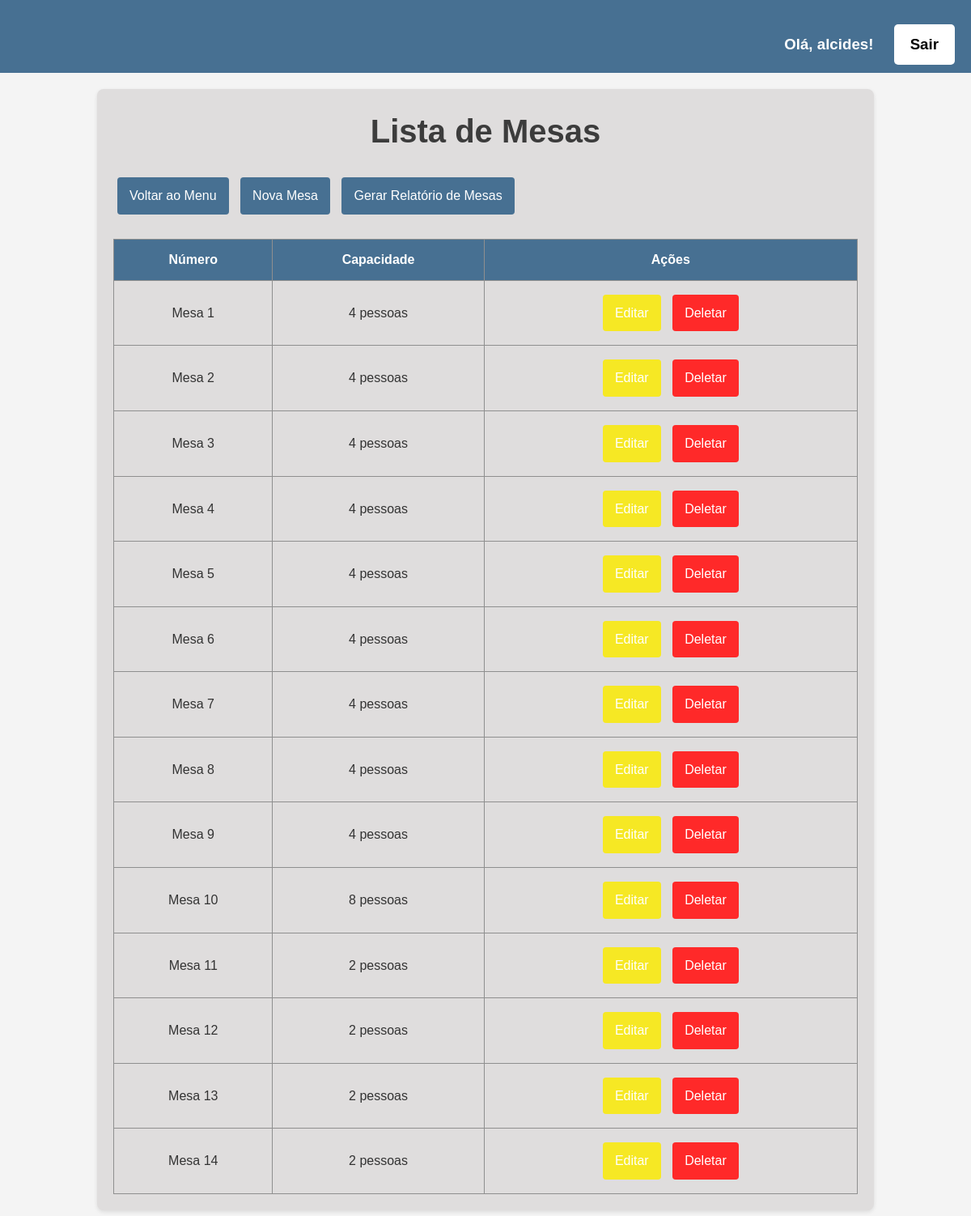
Page /mesas/ (signed in) on the committed database.
### core/models.py (models this page shows, shortened)
class Mesa(models.Model):
    numero = models.IntegerField(unique=True)  # Número da mesa
    capacidade = models.IntegerField()  # Capacidade da mesa

### core/views.py (the view)
# urls.py: path('mesas/', listar_mesas, name='listar_mesas'),
@login_required
def listar_mesas(request):
    mesas = Mesa.objects.all()
    return render(request, 'core/mesas/listar_mesas.html', {'mesas': mesas})

### core/templates/core/mesas/listar_mesas.html (shortened to what this page needs)
{% extends 'core/base.html' %}
{% block content %}
{% load static %}
<head>
    <link rel="stylesheet" href="{% static 'css/lista.css' %}">
</head>
<div class="container">
    <h1>Lista de Mesas</h1>
    <a href="{% url 'menu' %}" class="button">Voltar ao Menu</a>
    <a href="{% url 'criar_mesa' %}" class="button">Nova Mesa</a>
    <a href="{% url 'gerar_relatorio_mesas' %}" target="_blank" class="button">Gerar Relatório de Mesas</a>
    <br>
    <br>
    <table>
        <thead>
            <tr>
                <th>Número</th>
                <th>Capacidade</th>
                <th>Ações</th>
            </tr>
        </thead>
        <tbody>
            {% for mesa in mesas %}
            <tr>
                <td>Mesa {{ mesa.numero }}</td>
                <td>{{ mesa.capacidade }} pessoas</td>
                <td>
                    <a href="{% url 'atualizar_mesa' mesa.id %}" class="button-editar">Editar</a>
                    <a href="{% url 'deletar_mesa' mesa.id %}" class="button-deletar">Deletar</a>
                </td>
            </tr>
            {% endfor %}
        </tbody>
    </table>
</div>
{% endblock %}

### core/templates/core/base.html (shortened to what this page needs)
<!DOCTYPE html>
<html lang="pt-BR">
<head>
    {% load static %}
    <link rel="stylesheet" href="{% static 'css/styles.css' %}">
</head>
<body>
    <header>
        <form align="right">
                {% if user.is_authenticated%}
                <h3>Olá, {{ user.username}}!
                    <a href="{% url 'logout' %}" class="menu-button1"  >
                        Sair
                    </a>
                </h3>
            {% else %}
            <a href="{% url 'login' %}" class="menu-button1"  >
                Acessar
            </a>
            {%endif %}
        </form>
    </header>
        {% block content %}
        {% endblock %}
</body>
</html>

### core/static/css/styles.css (style rules this page uses)
* { margin: 0; padding: 0; box-sizing: border-box; }
body { font-family: 'Arial', sans-serif; line-height: 1.6; background-color: #f0faff; color: #333333; }
header { background: #477092; color: #ffffff; padding: 10px 20px; text-align: center; }
h1 { font-size: 2.5em; color: rgb(60, 60, 60); margin-bottom: 0px; }

### core/static/css/lista.css (style rules this page uses)
* { margin: 0; padding: 0; box-sizing: border-box; }
body { font-family: Arial, sans-serif; background-color: #f4f4f4; color: #333; }
.container { width: 80%; margin: 20px auto; padding: 20px; background-color: #dfdddd; border-radius: 8px; box-shadow: 0 2px 5px rgba(0, 0, 0, 0.1); }
h1 { font-size: 2.5em; margin-bottom: 20px; text-align: center; }
table { width: 100%; border-collapse: collapse; }
table th, table td { padding: 12px; text-align: center; border: 1px solid #8f8f8f; }
table th { background: #477092; color: white; }
.button { display: inline-block; padding: 10px 15px; margin: 5px; color: white; background: #477092; border: none; border-radius: 4px; text-decoration: none; transition: background-color 0.3s; }
.button-editar { display: inline-block; padding: 10px 15px; margin: 5px; color: rgb(255, 255, 255); background: #f6e824; border: none; border-radius: 4px; text-decoration: none; transition: background-color 0.3s; }
.button-deletar { display: inline-block; padding: 10px 15px; margin: 5px; color: rgb(255, 255, 255); background: #ff2929; border: none; border-radius: 4px; text-decoration: none; transition: background-color 0.3s; }
form { margin-top: 20px; }

### core/templates/core/base.html (style rules this page uses)
.menu-button1 { display: inline-block; margin-left: 20px; padding: 10px 20px; background: #ffffff; color: #000000; text-decoration: none; border-radius: 5px; transition: background 0.3s, transform 0.3s; z-index: 1; }

### rows in the picture
Mesa: numero "1", capacidade "4"
Mesa: numero "2", capacidade "4"
Mesa: numero "3", capacidade "4"
Mesa: numero "4", capacidade "4"
Mesa: numero "5", capacidade "4"
Mesa: numero "6", capacidade "4"
Mesa: numero "7", capacidade "4"
Mesa: numero "8", capacidade "4"
Mesa: numero "9", capacidade "4"
Mesa: numero "10", capacidade "8"
Mesa: numero "11", capacidade "2"
Mesa: numero "12", capacidade "2"
Mesa: numero "13", capacidade "2"
Mesa: numero "14", capacidade "2"

### other values in the picture
{{ user.username }} "alcides"
